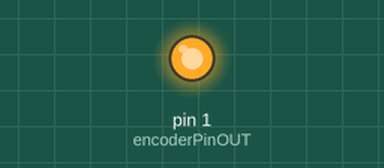
Simulated run of this sketch. Board: Arduino Uno, built with avr-gcc and run on an emulated ATmega328P. On the bench: output pins drawn as LEDs (lit = HIGH). Random numbers use the default seed unless the sketch sets one.

Above: at 0.6 s.
At 39.1 s:
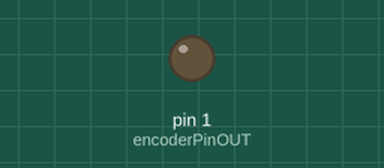
Timing chart, 0 to 40.5 s (numbered marks = the images above):
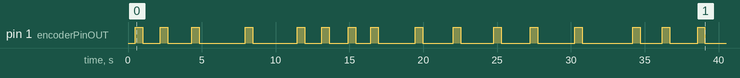

Measured:
- by itself, pin 1 (encoderPinOUT): LOW → HIGH at 0.50 s, → LOW 0.50 s later, → HIGH 1.2 s later, → LOW 0.50 s later, … (32 changes in this stretch)

The sketch:

SyncPulse.ino
```cpp
#define encoderPinOUT 0
#define encoderPinOUT 1

long wait_time;

/////////////////////////////////
void setup() {
  // put your setup code here, to run once:
  pinMode(encoderPinOUT, OUTPUT);  // pin for sync pulse

  randomSeed(analogRead(0));

  //Serial.begin(9600);
  // Serial.setTimeout(5);

  delay(500);

}


/////////////////////////////////
void loop() {
  // put your main code here, to run repeatedly:

  digitalWrite(encoderPinOUT, HIGH);
  delay(500);

  digitalWrite(encoderPinOUT, LOW);
  wait_time = random(1000,3500);

  //Serial.println(wait_time);

  delay(wait_time);

}
```
